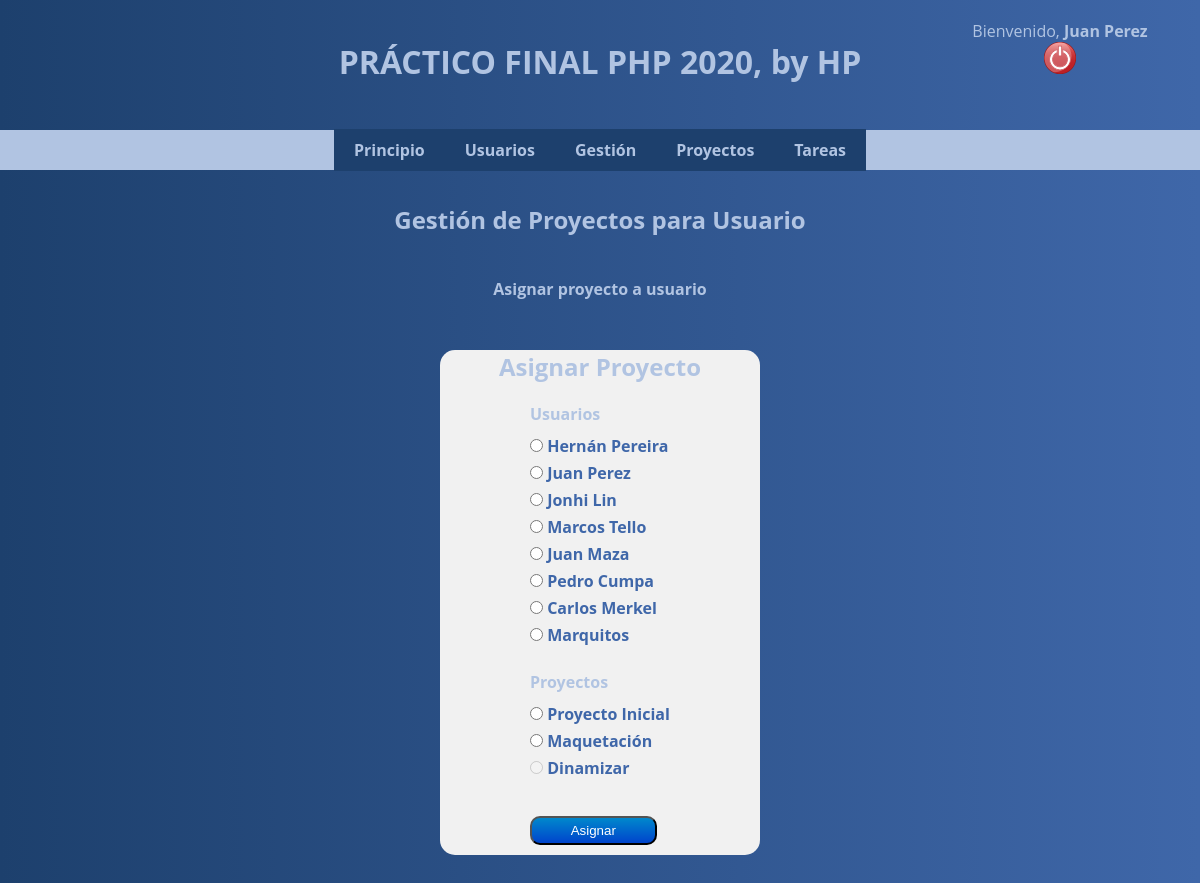
Page /m2/nuevag.php (signed in) on the committed database.
### tables this page shows
CREATE TABLE `assignment` (
  `id_a` int(11) NOT NULL,
  `user_id` int(11) NOT NULL,
  `project_id` int(11) NOT NULL
);

CREATE TABLE `projects` (
  `id_p` int(11) NOT NULL,
  `project` varchar(255) NOT NULL,
  `title` varchar(255) NOT NULL,
  `deadline` date NOT NULL DEFAULT current_timestamp(),
  `works` varchar(255) NOT NULL,
  `fulfillment` int(11) NOT NULL
);

### m2/nuevag.php (the view, shortened to what this page needs)
<!DOCTYPE html>
<html>
    <head>
    </head>
    <body>
        <header>
            <?php
            include("../includes/header2.php");
            ?>
        </header>
        <div>
            <?php
            include('../includes/menu2ad.php');
            ?>
        <div id="asignacion">
            <div class="subtitle">
                <h2>Gestión de Proyectos para Usuario</h2>
            </div>
            <br>
            <div class="subtitle2">
                <h4>Asignar proyecto a usuario</h4>
            </div>
            <?php
            extract($_GET);
            require("../conectar_bd.php");
            $sql2u="SELECT * FROM login";
            $query2u= mysqli_query($mysqli, $sql2u);
            $sql2p="SELECT * FROM projects";
            $query2p= mysqli_query($mysqli, $sql2p);
            $sql2a="SELECT assignment.project_id FROM assignment";
            $querya= mysqli_query($mysqli, $sql2a);
            ?>
            <div id="nuevo">
                <h2>Asignar Proyecto</h2>
                <form action="nuevagreg.php" method="POST">
                    <div class="subtitle2">
                        <h4>Usuarios</h4>
                    </div>
                    <?php
                    while($cole2u= mysqli_fetch_row($query2u)){
                        $id_u=$cole2u[0];
                        $name=$cole2u[1];
                        ?>
                            <input type="radio" name="radio_u[]" value="<?php echo $id_u ?>"><?php echo ' '.$name ?>
                        <br>
                    <?php
                    }
                    ?>
                    <div class="subtitle2">
                        <h4>Proyectos</h4>
                    </div>
                    <?php
                        while($cole2p= mysqli_fetch_row($query2p)){
                            $id_p=$cole2p[0];
                            $title=$cole2p[1];
                    ?>
                            <input type="radio" name="radio_p[]" value="<?php echo $id_p ?>" <?php
                                while ($matriz=mysqli_fetch_array($querya)) {
                                    $id_passigned=$matriz[0];
                                }
                                if ($id_passigned==$id_p){
                                   echo 'disabled';
                                }
                            ?>><?php echo ' '.$title ?>
                            <br>
                    <?php
                        }
                    ?>
                    <br>
                    <input type="submit" value="Asignar">
                </form>
            </div>
        </div>
    </body>
</html>

### css/estilos.css (style rules this page uses)
* { box-sizing: border-box; margin: 0; padding: 0; color: #B1C4E2; text-align: center; }
body { font-family: 'Open Sans', sans-serif; background-image: linear-gradient(90deg, #1D406D, #3F67A9); height: 100vh; display: flex; flex-direction: column; align-items: center; }
#ingreso, #registro, #nuevo { background-color: #f1f1f1; width: 320px; margin: 50px; text-align: center; border-radius: 15px; }
#ingreso form, #registro form, #nuevo form { text-align: center; margin: 10px auto; color: #3F67A9; font-weight: bold; }
#ingreso form input, #registro form input, #nuevo form input { color: black; margin-bottom: 10px; padding: 5px; min-width: 95%; border-radius: 10px; }
#nuevo form input { min-width: 0%; }
#ingreso form input[type=submit], #registro form input[type=submit], #nuevo form input[type=submit] { padding: 5px; margin-top: 10px; min-width: 75%; border-radius: 10px; cursor: pointer; color: white; background-image: linear-gradient(to bottom, #0088cc, #0044cc); }
.subtitle { margin-top: 120px; }
.subtitle2 h4 { margin-top: 20px; }
#asignacion form { text-align: left; margin-left: 90px; }
#asignacion form input[type=submit], #tarea form input[type=submit] { padding: 5px; margin-top: 10px; min-width: 55%; border-radius: 10px; cursor: pointer; color: white; text-align: center; background-image: linear-gradient(to bottom, #0088cc, #0044cc); }
#asignacion form .subtitle2 h4, #tarea form .subtitle2 h4 { text-align: left; margin-bottom: 10px; }

### rows in the picture
projects: project "Proyecto Inicial"
projects: project "Maquetación"
projects: project "Dinamizar"

### other values in the picture
$_SESSION['name'] "Juan Perez"
$name "Hernán Pereira"
$name "Juan Perez"
$name "Jonhi Lin"
$name "Marcos Tello"
$name "Juan Maza"
$name "Pedro Cumpa"
$name "Carlos Merkel"
$name "Marquitos"
